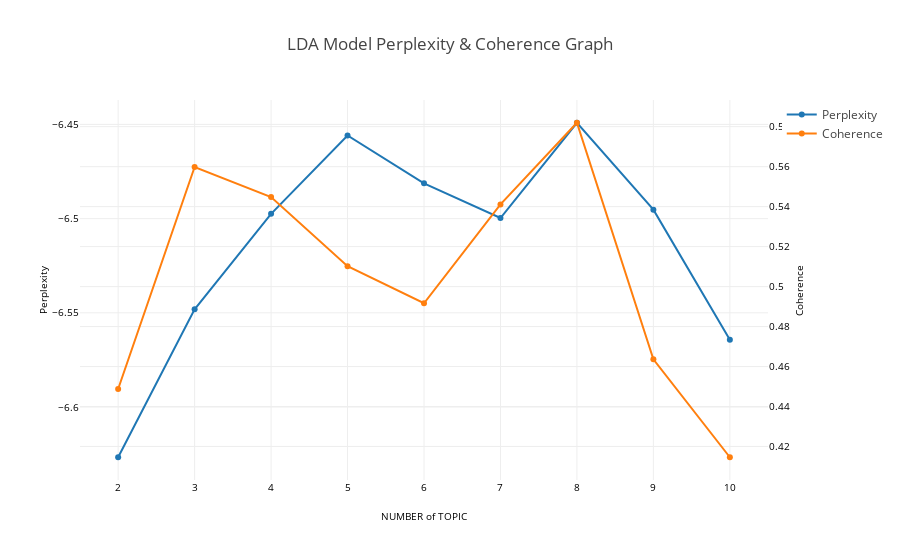

Notebook source saved alongside this figure:
### Code cell
MAX_TOPICS = 10 

#coherence, perplexity
tc.get_lda_model_validation_graph(tokenized_sentence_list, MAX_TOPICS)

### Figure 1 — Plotly figure (JSON) as saved in the notebook; plotly's stock layout.template omitted (floating-point values rounded to 4 significant figures)
{"data": [{"marker": {}, "name": "Perplexity", "type": "scatter", "x": ["2", "3", "4", "5", "6", "7", "8", "9", "10"], "y": [-6.627, -6.548, -6.497, -6.456, -6.481, -6.5, -6.449, -6.495, -6.564], "yaxis": "y"}, {"marker": {}, "name": "Coherence", "type": "scatter", "x": ["2", "3", "4", "5", "6", "7", "8", "9", "10"], "y": [0.4488, 0.5598, 0.5448, 0.5102, 0.4917, 0.5411, 0.582, 0.4636, 0.4146], "yaxis": "y2"}], "layout": {"title": "LDA Model Perplexity & Coherence Graph", "xaxis": {"dtick": 1, "exponentformat": "e", "showexponent": "all", "showticklabels": true, "tickangle": 0, "tickfont": {"color": "black", "size": 10}, "title": "NUMBER of TOPIC", "titlefont": {"color": "black", "size": 10}}, "yaxis": {"exponentformat": "e", "showexponent": "all", "showticklabels": true, "tickangle": 0, "tickfont": {"color": "black", "size": 10}, "title": "Perplexity", "titlefont": {"color": "black", "size": 10}}, "yaxis2": {"overlaying": "y", "showticklabels": true, "side": "right", "tickangle": 0, "tickfont": {"color": "black", "size": 10}, "title": "Coherence", "titlefont": {"color": "black", "size": 10}}}}
